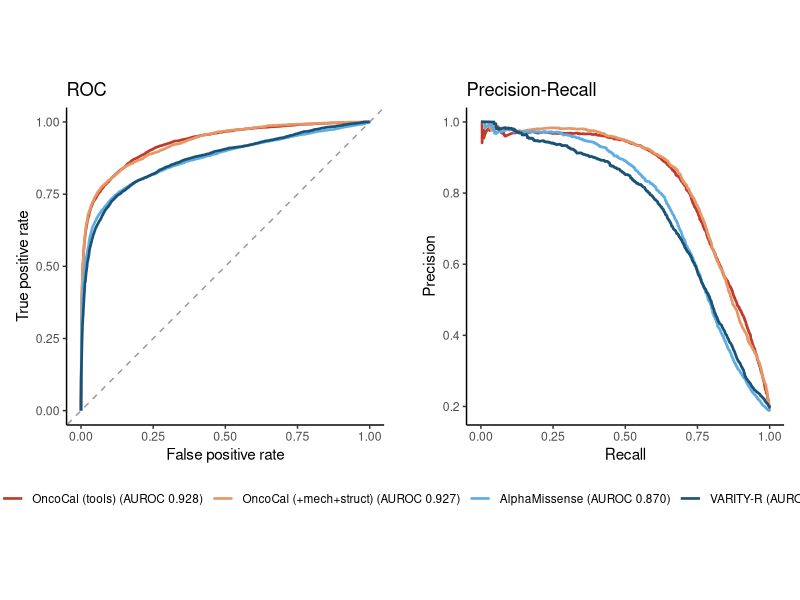
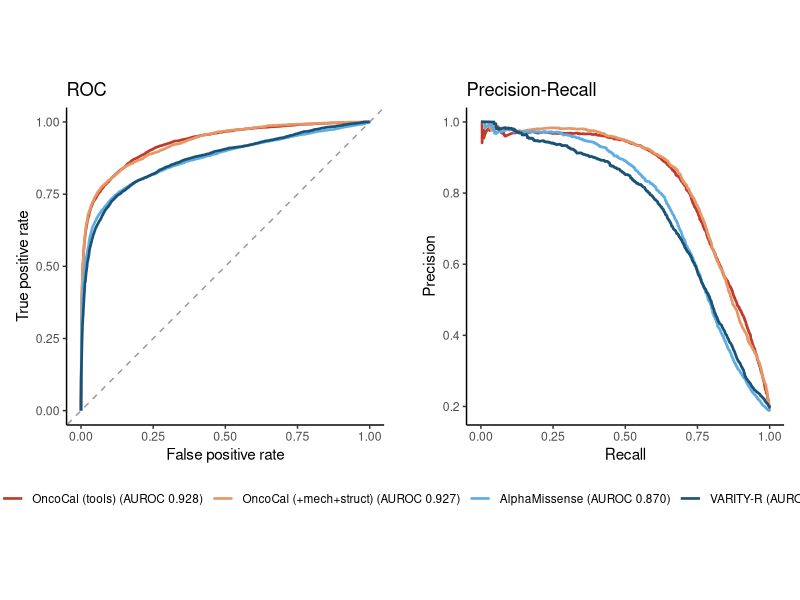

Here is the R script that generated these plots, in order:
# Fig 4b — ROC & PR curves: model (tool stack) vs AlphaMissense vs VARITY_R
# Input: tables/oof_predictions.tsv  Output: fig4b_roc_pr_curves.{pdf,png}
# Message: model (stack) ~0.92 > best single tool ~0.87. full vs tools-only nearly identical (mechanism/structure add nothing).
suppressPackageStartupMessages({library(tidyverse)})

d <- read.delim("tables/oof_predictions.tsv", check.names = FALSE)

# rank-based ROC/PR computation (no sklearn needed)
roc_df <- function(y, s) {
  ok <- !is.na(s); y <- y[ok]; s <- s[ok]
  o <- order(s, decreasing = TRUE); y <- y[o]
  P <- sum(y == 1); N <- sum(y == 0)
  tibble(tpr = cumsum(y == 1)/P, fpr = cumsum(y == 0)/N)
}
pr_df <- function(y, s) {
  ok <- !is.na(s); y <- y[ok]; s <- s[ok]
  o <- order(s, decreasing = TRUE); y <- y[o]
  tp <- cumsum(y == 1); fp <- cumsum(y == 0); P <- sum(y == 1)
  tibble(recall = tp/P, precision = tp/(tp + fp))
}
auroc <- function(y, s){ ok<-!is.na(s); y<-y[ok]; s<-s[ok]
  r<-rank(s); P<-sum(y==1); N<-sum(y==1)*0+sum(y==0); (sum(r[y==1])-P*(P+1)/2)/(P*N) }

preds <- c(`OncoCal (tools)` = "p_model_tools",
           `OncoCal (+mech+struct)` = "p_model_full",
           AlphaMissense = "AlphaMissense",
           `VARITY-R` = "VARITY_R")

build <- function(fn) imap_dfr(preds, ~ fn(d$y_true, d[[.x]]) %>%
                                 mutate(predictor = .y,
                                        auc = sprintf("%.3f", auroc(d$y_true, d[[.x]]))))
roc <- build(roc_df); pr <- build(pr_df)

# Shared palette + labels with AUROC (identical across both panels → merged into one legend)
# Colors consistent with Fig 3 (bars): AlphaMissense=light blue, VARITY-R=dark blue
pal <- c("OncoCal (tools)" = "#C0392B", "OncoCal (+mech+struct)" = "#E59866",
         AlphaMissense = "#5DADE2", "VARITY-R" = "#1A5276")
auc_lab <- setNames(
  paste0(names(preds), " (AUROC ", sapply(preds, function(c) sprintf("%.3f", auroc(d$y_true, d[[c]]))), ")"),
  names(preds))
roc$predictor <- factor(roc$predictor, levels = names(preds))
pr$predictor  <- factor(pr$predictor,  levels = names(preds))

common_col <- scale_color_manual(values = pal, labels = auc_lab, name = NULL)
common_thm <- theme_classic(base_size = 11) +
  theme(legend.text = element_text(size = 8.5))

pROC <- ggplot(roc, aes(fpr, tpr, color = predictor)) +
  geom_abline(linetype = "dashed", color = "grey60", linewidth = 0.5) +
  geom_line(linewidth = 0.9) + common_col + common_thm +
  coord_equal() + labs(x = "False positive rate", y = "True positive rate", title = "ROC") +
  theme(plot.margin = margin(6, 14, 6, 6))

pPR <- ggplot(pr, aes(recall, precision, color = predictor)) +
  geom_line(linewidth = 0.9) + common_col + common_thm +
  labs(x = "Recall", y = "Precision", title = "Precision-Recall") +
  theme(plot.margin = margin(6, 6, 6, 14))

# Combine the two panels — collect the legend at the bottom so the diagonal is not obscured
if (requireNamespace("patchwork", quietly = TRUE)) {
  p <- patchwork::wrap_plots(pROC, pPR, ncol = 2) +
       patchwork::plot_layout(guides = "collect") &
       theme(legend.position = "bottom")
} else { p <- pROC }
ggsave("figures_R/fig4b_roc_pr_curves.pdf", p, width = 11, height = 6)
ggsave("figures_R/fig4b_roc_pr_curves.png", p, width = 11, height = 6, dpi = 300)
